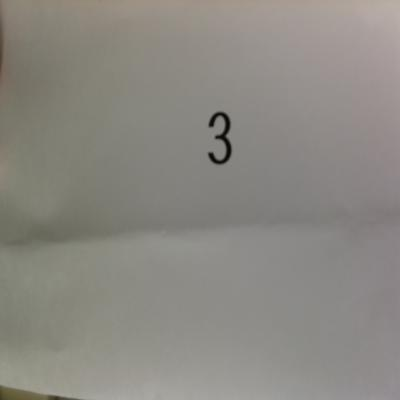
//> input picture opencv/images/output.jpg, 400 x 400 px, given in place of 0.png, which was not available
$ ./numberreg   (built with g++ and OpenCV 4)
//> lines starting //> are read from the running program, lines starting //| are printed output that depends on the picture; after the words box and inside, x2 and y2 are one past the last pixel; in counts of white or black regions, pixels touching at a corner belong together; pictures that were not available may be replaced by others from this repository, and a replacement may not be noted
#include "opencv2/ml/ml.hpp"
#include "opencv2/highgui/highgui.hpp"
#include "opencv2/imgproc/imgproc.hpp"
#include <iostream>
#include <stdio.h>

using namespace cv;
using namespace std;

const int train_samples = 1;
const int classes = 10;
const int sizex = 20;
const int sizey = 30;
const int ImageSize = sizex * sizey;
char pathToImages[] = "../images";

void PreProcessImage(Mat *inImage,Mat *outImage,int sizex, int sizey);
void LearnFromImages(CvMat* trainData, CvMat* trainClasses);
void RunSelfTest(KNearest& knn2);
void AnalyseImage(KNearest knearest);
/** @function main */
int main(int argc, char** argv)
{

 CvMat* trainData = cvCreateMat(classes * train_samples,ImageSize, CV_32FC1);
 CvMat* trainClasses = cvCreateMat(classes * train_samples, 1, CV_32FC1);

 namedWindow("single", CV_WINDOW_AUTOSIZE);
 namedWindow("all",CV_WINDOW_AUTOSIZE);

 LearnFromImages(trainData, trainClasses);
//> in LearnFromImages, img is the input picture: 400 rows x 400 cols, CV_8UC3; mean B, G, R 130.5, 136.8, 139.5

 KNearest knearest(trainData, trainClasses);

// RunSelfTest(knearest);

 cout << "Start Number Recognition !\n"<<endl;
// while(1)
// {
 AnalyseImage(knearest);
// }
 return 0;

}

void PreProcessImage(Mat *inImage,Mat *outImage,int sizex, int sizey)
{
//> called with sizex = 20, sizey = 30
 Mat grayImage,blurredImage,thresholdImage,contourImage,regionOfInterest;

 vector<vector<Point> > contours;

 cvtColor(*inImage,grayImage , COLOR_BGR2GRAY);

 GaussianBlur(grayImage, blurredImage, Size(5, 5), 2, 2);
 adaptiveThreshold(blurredImage, thresholdImage, 255, 1, 1, 11, 2);
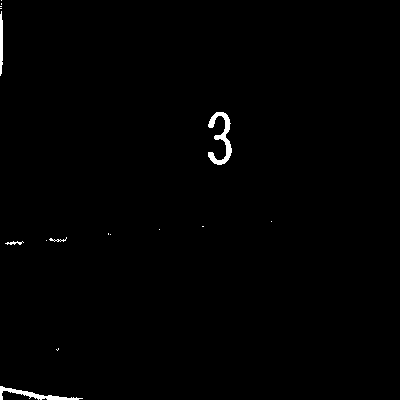
//> thresholdImage: 400 rows x 400 cols, CV_8UC1; 0.68% white; 16 white regions (11 under 20 px)

 thresholdImage.copyTo(contourImage);

 findContours(contourImage, contours, RETR_LIST, CHAIN_APPROX_SIMPLE);
//> contours = 19 contours, 16 with area under 20; largest, box (x1, y1, x2, y2) and area: (208, 112, 232, 165) 400, (0, 386, 83, 400) 238, (0, 11, 3, 76) 104

 int idx = 0;
 size_t area = 0;
 for (size_t i = 0; i < contours.size(); i++)
 {
  if (area < contours[i].size() )
  {
   idx = i;
   area = contours[i].size();
  }
 }
//> this loop made 19 passes
//> area on passes 1, 14: 77, 88
//> after the loop, idx = 13; area = 88

 Rect rec = boundingRect(contours[idx]);
//> rec = Rect(208, 112, 24, 53)

 regionOfInterest = thresholdImage(rec);
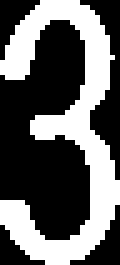
//> regionOfInterest: 53 rows x 24 cols, CV_8UC1 (shown 5 times larger); 38.9% white; 1 white region, box (x1, y1, x2, y2) and area: (0, 0, 24, 53) 495

 resize(regionOfInterest,*outImage, Size(sizex, sizey));
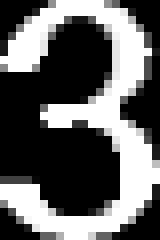
//> outImage: 30 rows x 20 cols, CV_8UC1 (shown 8 times larger); min 0, max 255, mean 99

}

void LearnFromImages(CvMat* trainData, CvMat* trainClasses)
{
 Mat img;
 char file[255];
 for (int i = 0; i < classes; i++)
 {
  sprintf(file, "%s/%d.png", pathToImages, i);
  img = imread(file, 1);
  if (!img.data)
  {
    cout << "File " << file << " not found\n";
    exit(1);
  }
  Mat outfile;
  PreProcessImage(&img, &outfile, sizex, sizey);
  for (int n = 0; n < ImageSize; n++)
  {
   trainData->data.fl[i * ImageSize + n] = outfile.data[n];
  }
//> (the program exits here)
